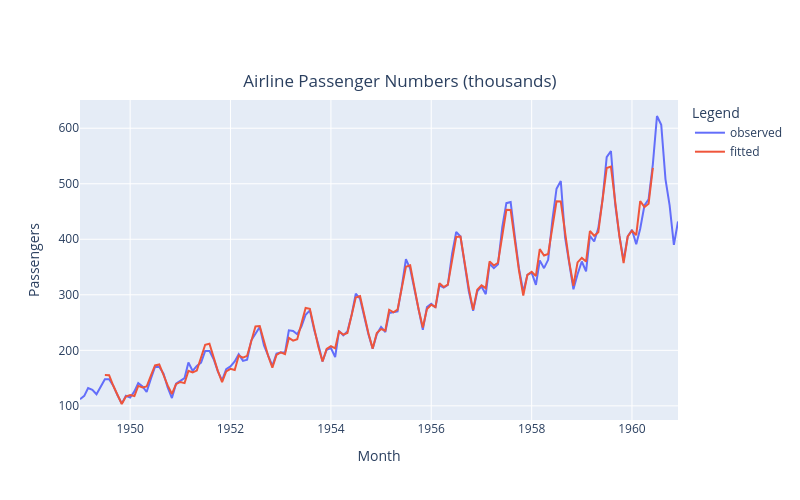

The notebook cell saved with this chart:
### Markdown cell above
### Step 6: Compare Original and Fitted Values (Trend*Seasonal)

### Code cell
# Plot - Fitted and Original
df_result2=pd.melt(df_result, id_vars='Month', value_vars=['observed','fitted'], var_name='Legend', value_name='Passengers')
fig = px.line(data_frame=df_result2, 
              x='Month', 
              y='Passengers',
              color='Legend',
              width=800,
              height=500,
              #range_y =[0,700],
              title='Airline Passenger Numbers (thousands)')
fig.update_layout(title_x=0.5, title_y=0.85)
fig.show()

### Figure 1 — Plotly figure (JSON) as saved in the notebook; plotly's stock layout.template omitted (floating-point values rounded to 4 significant figures; data arrays with more than 128 entries replaced by an {"elided": "..."} marker saying what was removed)
{"data": [{"hovertemplate": "Legend=observed<br>Month=%{x}<br>Passengers=%{y}<extra></extra>", "legendgroup": "observed", "line": {"color": "#636efa", "dash": "solid"}, "marker": {"symbol": "circle"}, "mode": "lines", "name": "observed", "orientation": "v", "showlegend": true, "type": "scatter", "x": {"elided": "144 str values"}, "xaxis": "x", "y": {"elided": "144 int values"}, "yaxis": "y"}, {"hovertemplate": "Legend=fitted<br>Month=%{x}<br>Passengers=%{y}<extra></extra>", "legendgroup": "fitted", "line": {"color": "#EF553B", "dash": "solid"}, "marker": {"symbol": "circle"}, "mode": "lines", "name": "fitted", "orientation": "v", "showlegend": true, "type": "scatter", "x": {"elided": "144 str values"}, "xaxis": "x", "y": {"elided": "144 float values"}, "yaxis": "y"}], "layout": {"height": 500, "legend": {"title": {"text": "Legend"}, "tracegroupgap": 0}, "title": {"text": "Airline Passenger Numbers (thousands)", "x": 0.5, "y": 0.85}, "width": 800, "xaxis": {"anchor": "y", "domain": [0, 1], "title": {"text": "Month"}}, "yaxis": {"anchor": "x", "domain": [0, 1], "title": {"text": "Passengers"}}}}
